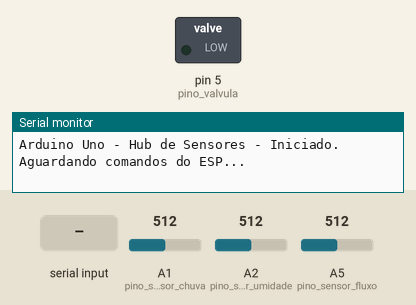
Simulated run of this sketch. Board: Arduino Uno, built with avr-gcc and run on an emulated ATmega328P. On the bench: switched loads named in the sketch (green lamp = pin HIGH), the last lines printed to the serial monitor. Inputs (shaded band) come from the test bench; at power-on: A1 (pino_sensor_chuva) = 512, A2 (pino_sensor_umidade) = 512, A5 (pino_sensor_fluxo) = 512.

Above: at 1.2 s.
1.3 s: "LIGAR_VALVULA\n" received over the second serial link
At 1.7 s:
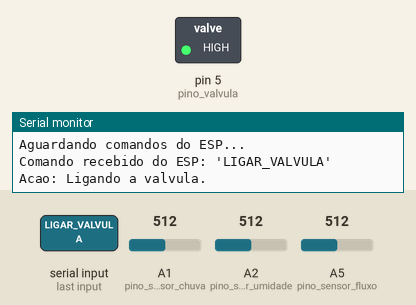
2.8 s: "DESLIGAR_VALVULA\n" received over the second serial link
At 3.1 s:
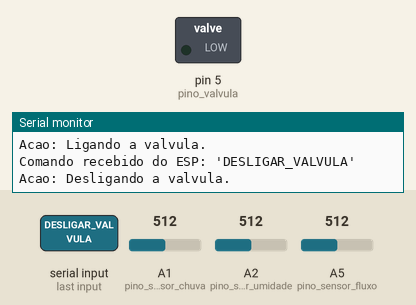
Timing chart, 0 to 5.8 s (numbered marks = the images above; inputs shaded):
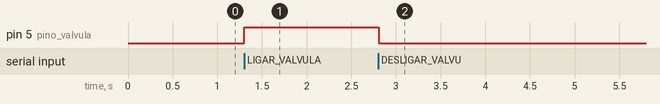

Measured:
- after the input at 1.3 s, pin 5 (pino_valvula): LOW → HIGH at once
- after the input at 2.8 s, pin 5 (pino_valvula): HIGH → LOW at once

The sketch:

Arduino_Hub_Sensores.ino
```cpp
/*
 * ==========================================================
 * PROGRAMA: Hub de Sensores para Irrigação (Arduino Uno)
 * FUNÇÃO:   Ler todos os sensores, enviar via JSON para o ESP
 * e receber comandos de volta (LIGAR/DESLIGAR).
 * AUTOR:    Gemini (baseado no código de Mateus)
 * ==========================================================
 */

#include <SoftwareSerial.h> // Para comunicar com o ESP
#include <ArduinoJson.h>      // Para criar o JSON de envio

// --- Pinos de Comunicação com o ESP-12E ---
// Conecte o pino 2 do Uno no TX do ESP
// Conecte o pino 3 do Uno no RX do ESP
#define ESP_RX_PIN 2
#define ESP_TX_PIN 3
SoftwareSerial espSerial(ESP_RX_PIN, ESP_TX_PIN);

// --- Pinos dos Sensores (Entradas Analógicas) ---
#define pino_sensor_chuva A1
#define pino_sensor_umidade A2
#define pino_sensor_fluxo A5 // Corrigido (original estava em A5)

// --- Pinos do Atuador (Saída Digital) ---
#define pino_valvula 5 // Corrigido (original estava em A5)

// --- Variáveis de Controle ---
unsigned long ultimoEnvio = 0;
const long intervaloEnvio = 5000; // Envia dados para o ESP a cada 5 segundos
String comandoESP = "";            // Armazena comandos vindos do ESP

void setup() {
  // Inicia o Serial Monitor (para debug no PC)
  Serial.begin(9600);
  Serial.println("Arduino Uno - Hub de Sensores - Iniciado.");
  Serial.println("Aguardando comandos do ESP...");

  // Inicia a comunicação com o ESP-12E
  espSerial.begin(9600);

  // Configura o pino da válvula como SAÍDA
  pinMode(pino_valvula, OUTPUT);
  digitalWrite(pino_valvula, LOW); // Garante que comece desligada

  // Pinos analógicos (A0-A5) são INPUT por padrão

  comandoESP.reserve(32); // Reserva 32 bytes para a string de comando
}

void loop() {
  // 1. Verifica se recebeu comandos do ESP
  receberComandosESP();

  // 2. Verifica se está na hora de ler e enviar os dados dos sensores
  unsigned long agora = millis();
  if (agora - ultimoEnvio >= intervaloEnvio) {
    ultimoEnvio = agora; // Reseta o timer
    lerEEnviarSensores();
  }
}

/**
 * @brief Lê todos os sensores e envia via JSON para o ESP.
 */
void lerEEnviarSensores() {
  // 1. Lê os valores brutos dos sensores
  int umidade = analogRead(pino_sensor_umidade);
  int chuva = analogRead(pino_sensor_chuva);
  int fluxo = analogRead(pino_sensor_fluxo); // (Leitura de fluxo: ver nota)

  // 2. Monta o JSON (usando ArduinoJson)
  // StaticJsonDocument<200> reserva 200 bytes na memória para o JSON
  StaticJsonDocument<200> doc;
  doc["id_dispositivo"] = "uno_planta";
  doc["umidade"] = umidade;
  doc["chuva"] = chuva;
  doc["fluxo"] = fluxo;

  // 3. Envia o JSON para o ESP-12E
  Serial.print("Enviando para ESP: ");
  serializeJson(doc, Serial); // Mostra no PC o que vai enviar
  Serial.println();

  serializeJson(doc, espSerial); // Envia DE VERDADE para o ESP
  espSerial.println(); // Envia uma quebra de linha (LF) para o ESP saber que o JSON terminou
}

/**
 * @brief Fica ouvindo a porta serial do ESP por comandos.
 */
void receberComandosESP() {
  while (espSerial.available() > 0) {
    char c = espSerial.read();

    if (c == '\n') { // '\n' (newline) marca o fim do comando
      // Comando recebido, vamos processar
      Serial.print("Comando recebido do ESP: '");
      Serial.print(comandoESP);
      Serial.println("'");
      comandoESP.trim();
      // 2. Executa a ação
      if (comandoESP == "LIGAR_VALVULA") {
        Serial.println("Acao: Ligando a valvula.");
        digitalWrite(pino_valvula, HIGH);

      }
      else if (comandoESP == "DESLIGAR_VALVULA") {
        Serial.println("Acao: Desligando a valvula.");
        digitalWrite(pino_valvula, LOW);
      }

      // 3. Limpa a variável para o próximo comando
      comandoESP = "";

    } else {
      // Vai montando a string do comando caractere por caractere
      comandoESP += c;
    }
  }
}
```
